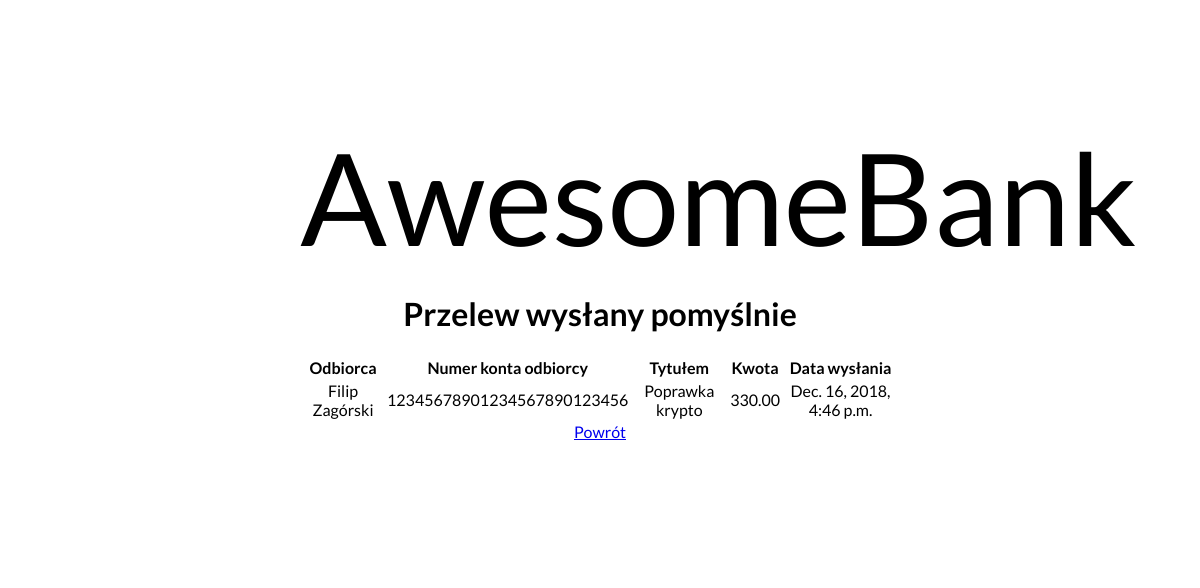
The app's page /transfer_sent/ (signed in), older data.
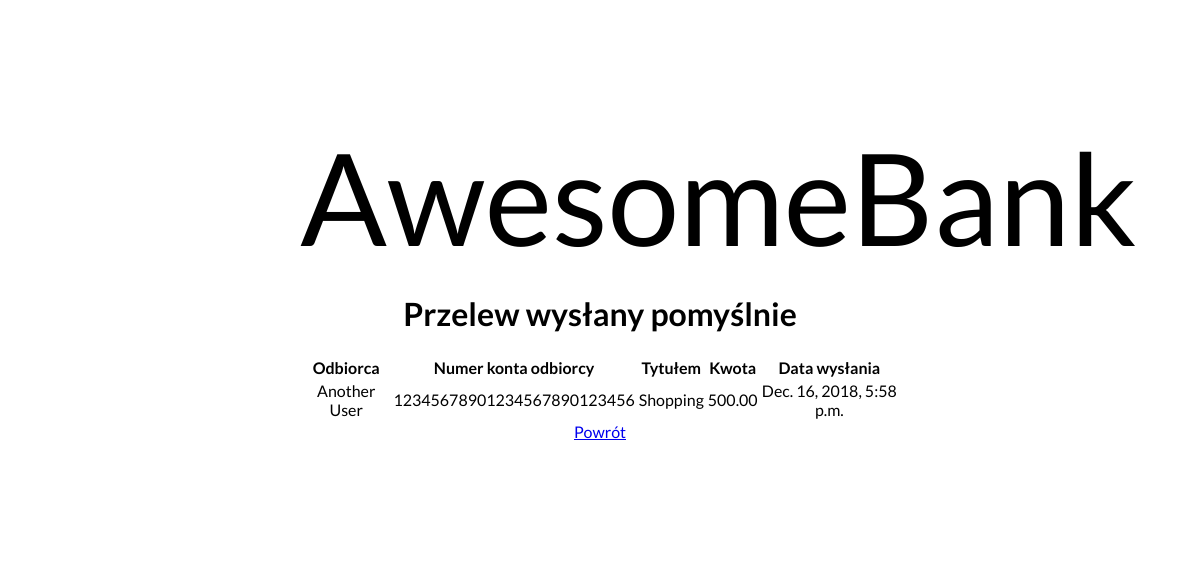
The same page, newer data.
### AwesomeBank/models.py (models this page shows)
class Transfer(models.Model):
    sender = models.ForeignKey(User, null=False, editable=False, on_delete=models.PROTECT)
    recipient_name = models.CharField(null=False, blank=False, max_length=80)
    recipient_account = models.CharField(null=False, max_length=26)
    title = models.CharField(null=False, blank=False, max_length=120)
    amount = models.DecimalField(null=False, decimal_places=2, max_digits=10)
    date = models.DateTimeField(default=timezone.now)

### AwesomeBank/views.py (the view)
# urls.py: path('transfer_sent/', transfer_sent, name='transfer_sent'),
def transfer_sent(request):
    transfers = []
    for item in Transfer.objects.all():
        if item.sender_id == request.user.id:
            transfers.append(item)
    transfers = [transfers[-1]]
    context = {
        'transfers': transfers
    }
    return render(request, 'transfer_sent.html', context)

### templates/transfer_sent.html (shortened to what this page needs)
{% extends 'registration/../temp.html' %}
{% block main_content %}
    {% if user.is_authenticated %}
    <h1>Przelew wysłany pomyślnie</h1>
            <table>
                <tr>
                    <th>Odbiorca</th>
                    <th>Numer konta odbiorcy</th>
                    <th>Tytułem</th>
                    <th>Kwota</th>
                    <th>Data wysłania</th>
                 </tr>
            {% for t in transfers %}
                <tr>
                    <td>{{ t.recipient_name }}</td>
                    <td id="account">{{ t.recipient_account }}</td>
                    <td>{{ t.title }}</td>
                    <td>{{ t.amount }}</td>
                    <td>{{ t.date }}</td>
                </tr>
            {% endfor %}
            </table>
        <a href="{% url 'transfer_sending' %}">Powrót</a>
    {% else %}
        <p>Nie jesteś zalogowany!</p>
        <a href="{% url 'login' %}">Zaloguj się</a>
        <a href="{% url 'signup' %}">Zarejestruj się</a>
    {% endif %}
{% endblock %}

Row changes from the older to the newer data that the page shows:
no longer on this page (row unchanged): Transfer: recipient_name "Filip Zagórski", recipient_account "12345678901234567890123456", title "Poprawka krypto", amount "330.00", date "Dec. 16, 2018, 4:46 p.m."
added Transfer: recipient_name "Another User", recipient_account "12345678901234567890123456", title "Shopping", amount "500.00", date "Dec. 16, 2018, 5:58 p.m."
